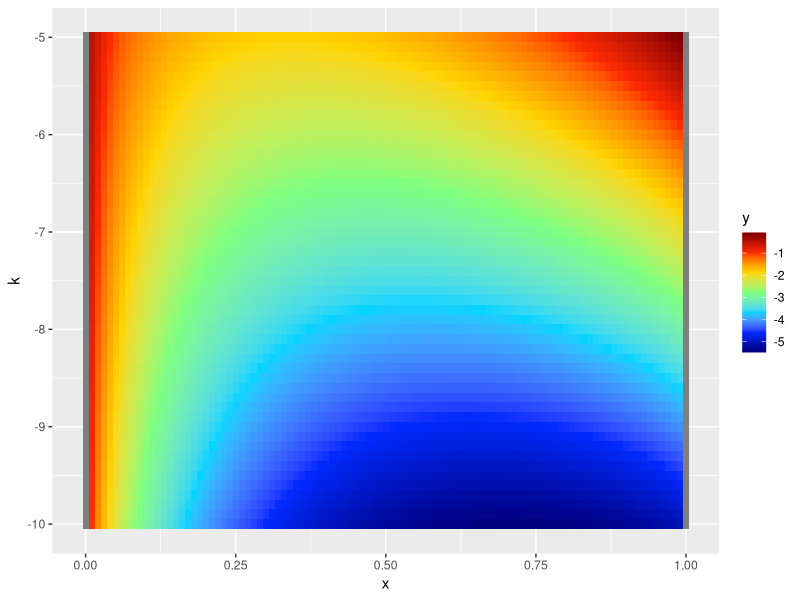

This chart was generated by the following R code:
# test.model
rm(list = ls())
library(dplyr)

jet.colors <-
    colorRampPalette(
        c(
            "#00007F",
            "blue",
            "#007FFF",
            "cyan",
            "#7FFF7F",
            "yellow",
            "#FF7F00",
            "red",
            "#7F0000"
        )
    )

x  <- seq(0, 1, 0.01)
k <- seq(-10, -5, 0.1)
# k <- -5
ds <- expand.grid(x = x, k = k)
ds$dy <- log(ds$x / (1 - ds$x)) + ds$k * sqrt(ds$x) + 5
ds$y <- with(ds, x * log(x) + (1-x) * log(1-x) + k * sqrt(x) + 5*x )
# ds$dy.num <- numericDeriv(y ~ x * log(x) + (1-x) * log(1-x) + k * sqrt(x) + 5*x, theta = c('x'),)

library(ggplot2)

g <- ggplot(ds, aes(x = x, y = k, fill = y)) + geom_tile() +
    scale_fill_gradientn(colors = jet.colors(7)) 
    

# plot(ds)
